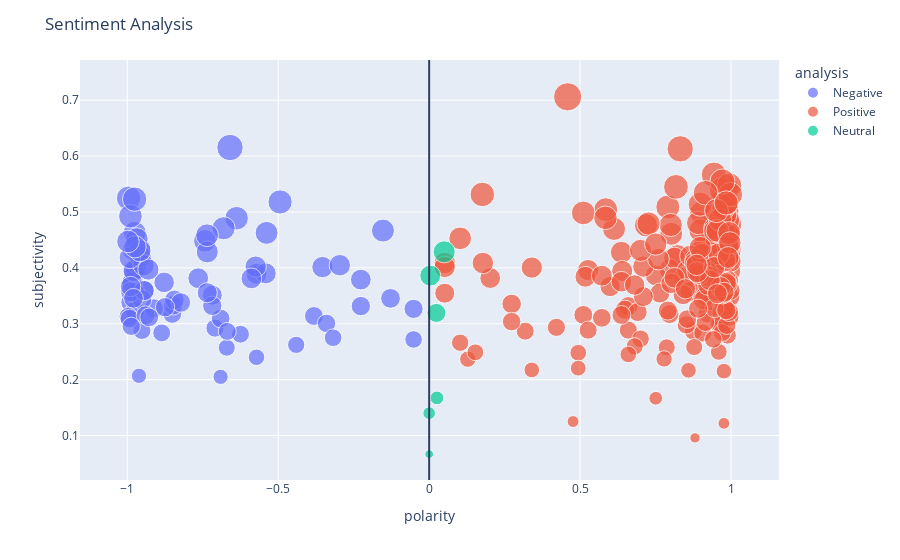

The code cell stored with this chart in its notebook:
### Code cell
import plotly.express as px

fig = px.scatter(abn,
                x='polarity',
                y='subjectivity',
                color='analysis',
                size='subjectivity'
                )

fig.update_layout(title='Sentiment Analysis',
                shapes=[dict(
                    type='line',
                    yref='paper', y0=0, y1=1,
                    xref='x', x0=0, x1=0
                )]
                )

fig.show()

### Figure 1 — Plotly figure (JSON) as saved in the notebook; plotly's stock layout.template omitted (floating-point values rounded to 4 significant figures; data arrays with more than 128 entries replaced by an {"elided": "..."} marker saying what was removed)
{"data": [{"hovertemplate": "analysis=Negative<br>polarity=%{x}<br>subjectivity=%{marker.size}<extra></extra>", "legendgroup": "Negative", "marker": {"color": "#636efa", "size": [0.2571, 0.3978, 0.4349, 0.3454, 0.3814, 0.3591, 0.4483, 0.3177, 0.3764, 0.3789, 0.3329, 0.3139, 0.205, 0.3426, 0.4889, 0.3894, 0.3901, 0.3385, 0.3733, 0.3511, 0.374, 0.2922, 0.2622, 0.4327, 0.3956, 0.4628, 0.3316, 0.3939, 0.4516, 0.6153, 0.24, 0.3094, 0.3231, 0.4203, 0.3321, 0.3556, 0.2813, 0.5247, 0.5179, 0.3555, 0.3275, 0.3127, 0.288, 0.3431, 0.3092, 0.3153, 0.2837, 0.2719, 0.4667, 0.4048, 0.4013, 0.4709, 0.3114, 0.2862, 0.2069, 0.4924, 0.338, 0.4022, 0.4286, 0.3571, 0.523, 0.3595, 0.3006, 0.4048, 0.397, 0.3295, 0.275, 0.418, 0.4306, 0.2954, 0.4626, 0.4584, 0.3666, 0.4376, 0.3267, 0.3455, 0.3811, 0.4472], "sizemode": "area", "sizeref": 0.001765, "symbol": "circle"}, "mode": "markers", "name": "Negative", "orientation": "v", "showlegend": true, "type": "scatter", "x": [-0.6705, -0.9709, -0.959, -0.128, -0.765, -0.9436, -0.743, -0.8511, -0.9814, -0.2263, -0.8481, -0.3818, -0.6908, -0.8439, -0.6378, -0.5719, -0.5413, -0.9892, -0.984, -0.7184, -0.8779, -0.7096, -0.4404, -0.9805, -0.9801, -0.9753, -0.2263, -0.9783, -0.9682, -0.6597, -0.5719, -0.6908, -0.975, -0.9565, -0.7184, -0.7351, -0.6249, -0.9957, -0.4939, -0.9747, -0.9118, -0.9963, -0.9514, -0.9517, -0.9928, -0.9393, -0.886, -0.0516, -0.1531, -0.946, -0.3535, -0.6808, -0.9274, -0.6688, -0.9612, -0.9896, -0.8225, -0.5746, -0.7351, -0.9887, -0.9756, -0.9442, -0.34, -0.296, -0.93, -0.875, -0.3182, -0.991, -0.9578, -0.9868, -0.5386, -0.7357, -0.9889, -0.9741, -0.0516, -0.9794, -0.5888, -0.9977], "xaxis": "x", "y": [0.2571, 0.3978, 0.4349, 0.3454, 0.3814, 0.3591, 0.4483, 0.3177, 0.3764, 0.3789, 0.3329, 0.3139, 0.205, 0.3426, 0.4889, 0.3894, 0.3901, 0.3385, 0.3733, 0.3511, 0.374, 0.2922, 0.2622, 0.4327, 0.3956, 0.4628, 0.3316, 0.3939, 0.4516, 0.6153, 0.24, 0.3094, 0.3231, 0.4203, 0.3321, 0.3556, 0.2813, 0.5247, 0.5179, 0.3555, 0.3275, 0.3127, 0.288, 0.3431, 0.3092, 0.3153, 0.2837, 0.2719, 0.4667, 0.4048, 0.4013, 0.4709, 0.3114, 0.2862, 0.2069, 0.4924, 0.338, 0.4022, 0.4286, 0.3571, 0.523, 0.3595, 0.3006, 0.4048, 0.397, 0.3295, 0.275, 0.418, 0.4306, 0.2954, 0.4626, 0.4584, 0.3666, 0.4376, 0.3267, 0.3455, 0.3811, 0.4472], "yaxis": "y"}, {"hovertemplate": "analysis=Positive<br>polarity=%{x}<br>subjectivity=%{marker.size}<extra></extra>", "legendgroup": "Positive", "marker": {"color": "#EF553B", "size": {"elided": "219 float values"}, "sizemode": "area", "sizeref": 0.001765, "symbol": "circle"}, "mode": "markers", "name": "Positive", "orientation": "v", "showlegend": true, "type": "scatter", "x": {"elided": "219 float values"}, "xaxis": "x", "y": {"elided": "219 float values"}, "yaxis": "y"}, {"hovertemplate": "analysis=Neutral<br>polarity=%{x}<br>subjectivity=%{marker.size}<extra></extra>", "legendgroup": "Neutral", "marker": {"color": "#00cc96", "size": [0.3194, 0.3861, 0.4287, 0.06667, 0.14, 0.1673], "sizemode": "area", "sizeref": 0.001765, "symbol": "circle"}, "mode": "markers", "name": "Neutral", "orientation": "v", "showlegend": true, "type": "scatter", "x": [0.024, 0.0036, 0.0498, 0, 0, 0.0258], "xaxis": "x", "y": [0.3194, 0.3861, 0.4287, 0.06667, 0.14, 0.1673], "yaxis": "y"}], "layout": {"legend": {"itemsizing": "constant", "title": {"text": "analysis"}, "tracegroupgap": 0}, "margin": {"t": 60}, "shapes": [{"type": "line", "x0": 0, "x1": 0, "xref": "x", "y0": 0, "y1": 1, "yref": "paper"}], "title": {"text": "Sentiment Analysis"}, "xaxis": {"anchor": "y", "domain": [0, 1], "title": {"text": "polarity"}}, "yaxis": {"anchor": "x", "domain": [0, 1], "title": {"text": "subjectivity"}}}}
